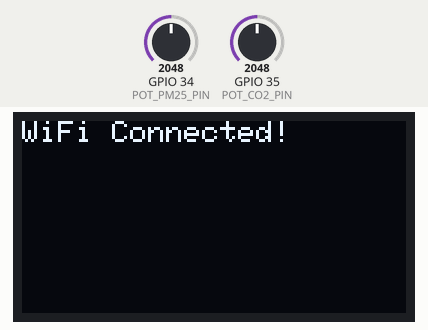
A sketch run on a simulated ESP32. Shown: 128×64 one-colour display. The inputs (shaded band) are chosen by the test bench; at power-on: GPIO 34 (POT_PM25_PIN) = 2048, GPIO 35 (POT_CO2_PIN) = 2048. WiFi joins after 1.5 s; servers stay silent unless stated; what the sketch prints to the serial monitor is not drawn.

Above: at 1.6 s.
At 2.9 s:
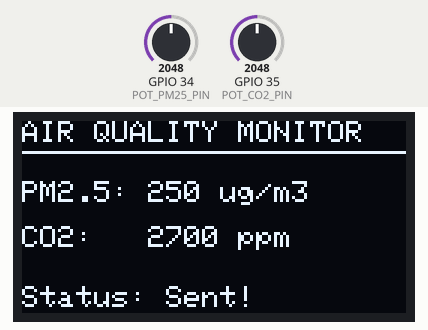
At 17.97 s:
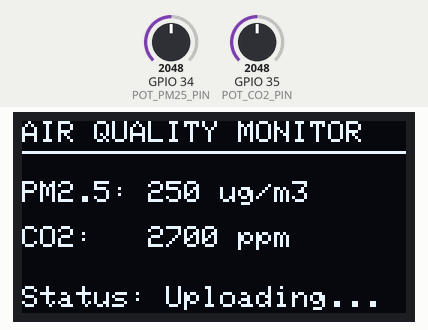

The sketch:

sketch.ino
```cpp
#include <WiFi.h>
#include <Wire.h>
#include <Adafruit_GFX.h>
#include <Adafruit_SSD1306.h>

// ================= USER CONFIGURATION =================
const char* ssid = "Wokwi-GUEST"; // Default Wokwi WiFi
const char* password = "";
const char* apiKey = "YOUR_WRITE_API_KEY"; // PASTE YOUR KEY HERE
const char* server = "api.thingspeak.com";

// ================= HARDWARE PINS =================
#define POT_PM25_PIN 34  // Simulates Dust Sensor
#define POT_CO2_PIN  35  // Simulates CO2 Sensor
#define SCREEN_WIDTH 128
#define SCREEN_HEIGHT 64

Adafruit_SSD1306 display(SCREEN_WIDTH, SCREEN_HEIGHT, &Wire, -1);
WiFiClient client;

void setup() {
  Serial.begin(115200);

  // 1. Setup Display
  if(!display.begin(SSD1306_SWITCHCAPVCC, 0x3C)) {
    Serial.println(F("SSD1306 allocation failed"));
    for(;;);
  }
  display.clearDisplay();
  display.setTextColor(WHITE);
  display.setTextSize(1);
  display.setCursor(0, 0);
  display.println("Connecting to WiFi...");
  display.display();

  // 2. Setup WiFi
  WiFi.begin(ssid, password);
  while (WiFi.status() != WL_CONNECTED) {
    delay(500);
    Serial.print(".");
  }
  Serial.println("\nWiFi Connected");

  display.clearDisplay();
  display.setCursor(0,0);
  display.println("WiFi Connected!");
  display.display();
  delay(1000);
}

void loop() {
  // --- STEP 1: READ SENSORS (SIMULATED) ---
  // Read Potentiometer 1 (0-4095) and map to PM2.5 range (0-500 ug/m3)
  int rawPM = analogRead(POT_PM25_PIN);
  int pm25Value = map(rawPM, 0, 4095, 0, 500);

  // Read Potentiometer 2 (0-4095) and map to CO2 range (400-5000 ppm)
  int rawCO2 = analogRead(POT_CO2_PIN);
  int co2Value = map(rawCO2, 0, 4095, 400, 5000);

  // --- STEP 2: DISPLAY ON OLED ---
  display.clearDisplay();
  display.setTextSize(1);
  display.setCursor(0,0);
  display.println("AIR QUALITY MONITOR");
  display.drawLine(0, 10, 128, 10, WHITE);

  display.setCursor(0, 20);
  display.print("PM2.5: "); display.print(pm25Value); display.println(" ug/m3");

  display.setCursor(0, 35);
  display.print("CO2:   "); display.print(co2Value); display.println(" ppm");

  display.setCursor(0, 55);
  display.print("Status: Uploading...");
  display.display();

  // --- STEP 3: SEND TO CLOUD (ThingSpeak) ---
  if (client.connect(server, 80)) {
    String postStr = apiKey;
    postStr += "&field1=";
    postStr += String(pm25Value);
    postStr += "&field2=";
    postStr += String(co2Value);
    postStr += "\r\n\r\n";

    client.print("POST /update HTTP/1.1\n");
    client.print("Host: api.thingspeak.com\n");
    client.print("Connection: close\n");
    client.print("X-THINGSPEAKAPIKEY: " + String(apiKey) + "\n");
    client.print("Content-Type: application/x-www-form-urlencoded\n");
    client.print("Content-Length: ");
    client.print(postStr.length());
    client.print("\n\n");
    client.print(postStr);

    Serial.println("Data sent to ThingSpeak:");
    Serial.print("PM2.5: "); Serial.println(pm25Value);
    Serial.print("CO2: "); Serial.println(co2Value);

    display.fillRect(0, 55, 128, 10, BLACK); // Clear status line
    display.setCursor(0, 55);
    display.print("Status: Sent!");
    display.display();
  } else {
    Serial.println("Connection to ThingSpeak failed");
    display.fillRect(0, 55, 128, 10, BLACK);
    display.setCursor(0, 55);
    display.print("Status: Error");
    display.display();
  }

  // ThingSpeak free tier requires 15s delay. We wait 15s.
  delay(15000);
}
```

Measured:
- what the display in image 0 shows lasts 1.0 s, from 1.6 s to 2.6 s
- what the display in image 1 shows lasts 15.1 s, from 2.8 s to 17.9 s
